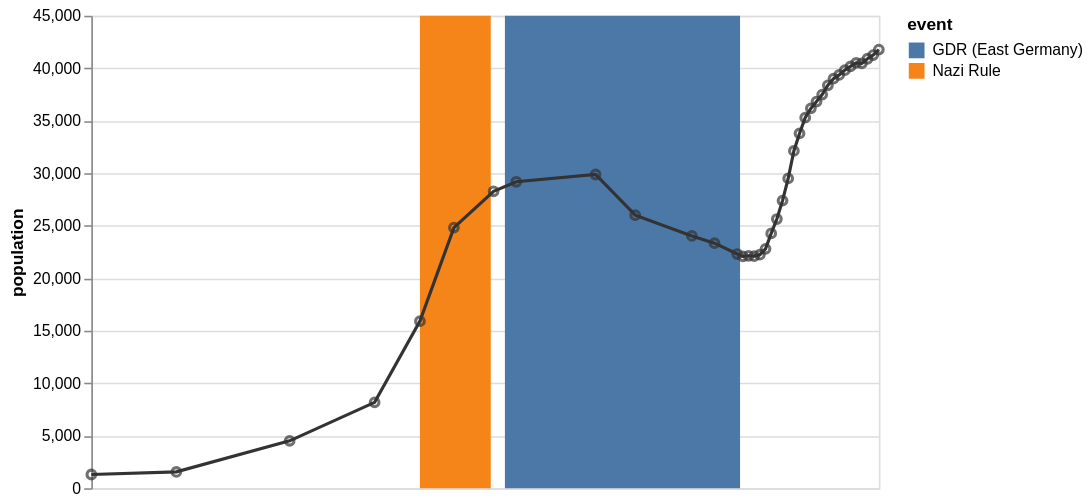

The Vega-Lite source for this figure:
### Vega-Lite specification from a JSON file in a GitHub repository (floating-point values rounded to 4 significant figures)
{"$schema": "https://vega.github.io/schema/vega-lite/v2.json", "description": "The population of the German city of Falkensee over time", "width": 500, "data": {"values": [{"year": "1875", "population": 1309}, {"year": "1890", "population": 1558}, {"year": "1910", "population": 4512}, {"year": "1925", "population": 8180}, {"year": "1933", "population": 15915}, {"year": "1939", "population": 24824}, {"year": "1946", "population": 28275}, {"year": "1950", "population": 29189}, {"year": "1964", "population": 29881}, {"year": "1971", "population": 26007}, {"year": "1981", "population": 24029}, {"year": "1985", "population": 23340}, {"year": "1989", "population": 22307}, {"year": "1990", "population": 22087}, {"year": "1991", "population": 22139}, {"year": "1992", "population": 22105}, {"year": "1993", "population": 22242}, {"year": "1994", "population": 22801}, {"year": "1995", "population": 24273}, {"year": "1996", "population": 25640}, {"year": "1997", "population": 27393}, {"year": "1998", "population": 29505}, {"year": "1999", "population": 32124}, {"year": "2000", "population": 33791}, {"year": "2001", "population": 35297}, {"year": "2002", "population": 36179}, {"year": "2003", "population": 36829}, {"year": "2004", "population": 37493}, {"year": "2005", "population": 38376}, {"year": "2006", "population": 39008}, {"year": "2007", "population": 39366}, {"year": "2008", "population": 39821}, {"year": "2009", "population": 40179}, {"year": "2010", "population": 40511}, {"year": "2011", "population": 40465}, {"year": "2012", "population": 40905}, {"year": "2013", "population": 41258}, {"year": "2014", "population": 41777}], "format": {"parse": {"year": "date:'%Y'"}}}, "layer": [{"mark": "rect", "data": {"values": [{"start": "1933", "end": "1945", "event": "Nazi Rule"}, {"start": "1948", "end": "1989", "event": "GDR (East Germany)"}], "format": {"parse": {"start": "date:'%Y'", "end": "date:'%Y'"}}}, "encoding": {"x": {"field": "start", "type": "temporal", "timeUnit": "year", "axis": null}, "x2": {"field": "end", "type": "temporal", "timeUnit": "year"}, "color": {"field": "event", "type": "nominal"}}}, {"layer": [{"mark": "line", "encoding": {"x": {"field": "year", "type": "temporal", "timeUnit": "year"}, "y": {"field": "population", "type": "quantitative"}, "color": {"value": "#333"}}}, {"mark": {"type": "point", "filled": true, "opacity": 0}, "encoding": {"x": {"field": "year", "type": "temporal", "timeUnit": "year"}, "y": {"field": "population", "type": "quantitative"}, "color": {"value": "#333"}}}]}, {"mark": "point", "encoding": {"x": {"field": "year", "type": "temporal", "timeUnit": "year"}, "y": {"field": "population", "type": "quantitative"}, "color": {"value": "#333"}}}]}
